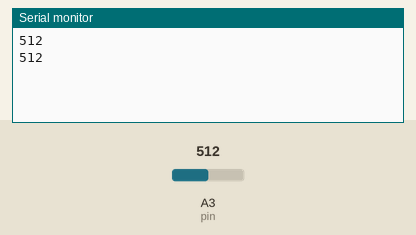
Recording of a sketch running on a simulated Arduino Uno, built with avr-gcc and run on an emulated ATmega328P. Parts: the last lines printed to the serial monitor. Inputs (shaded band) come from the test bench; at power-on: A3 (pin) = 512.

Above: at 1.8 s.
1.9 s: A3 (pin) set to 716
At 2.6 s:
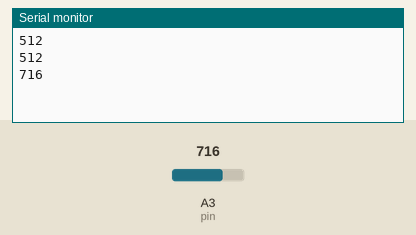
3.4 s: A3 (pin) set to 900
At 4.8 s:
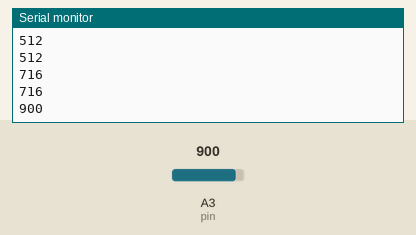
Timing chart, 0 to 6.4 s (numbered marks = the images above; inputs shaded):
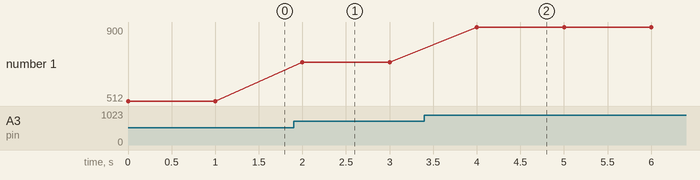

The sketch:

Mic_Read.ino
```cpp
#define pin A3
void setup() {
  // put your setup code here, to run once:
Serial.begin(9600);
//pinMode(5,INPUT);
}

void loop() {
  // put your main code here, to run repeatedly:
Serial.println(analogRead(A3));//530 is the max sound
delay(1000);
}
```

Measured:
- after the input at 1.9 s, the serial monitor: prints a new line after 0.10 s (image 1)
- after the input at 3.4 s, the serial monitor: prints a new line after 0.60 s (image 2)
- plotted number 1: 512 → 716 after the input at 1.9 s, 716 → 900 after the input at 3.4 s
